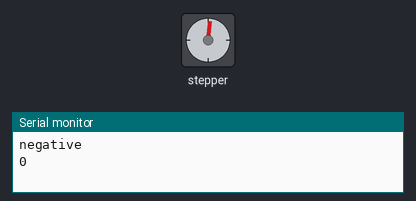
The sketch below on a simulated Arduino Uno, built with avr-gcc and run on an emulated ATmega328P. Parts: stepper motor, the last lines printed to the serial monitor. Stepper angles assume 200 steps per turn.

Above: at 0.15 s.
At 7.31 s:
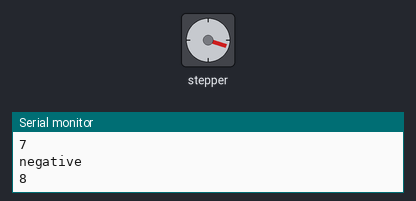
At 15.16 s:
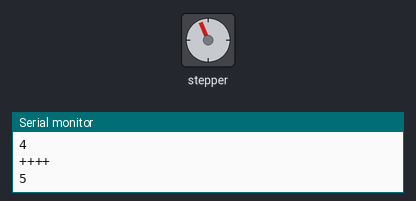
At 30.0 s:
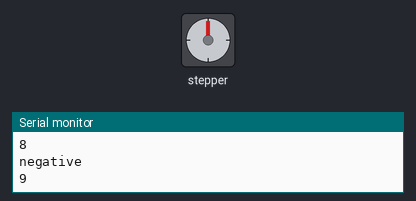
Timing chart, 0 to 40.0 s (numbered marks = the images above):
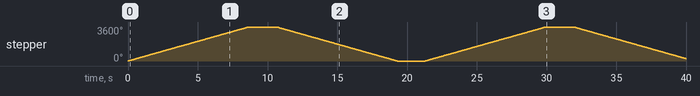

The sketch:

TutorialStepperL298N.ino
```cpp
#include <Stepper.h>
const int stepsPerRevolution = 200;
unsigned long previousMillis = 0;
long interval = 5000;

Stepper myStepper(stepsPerRevolution, 8, 9, 10, 11);

void setup() {
  myStepper.setSpeed(70);
  Serial.begin(9600);
}

void loop() {
  unsigned long currentMillis = millis(); //para uso futuro

  for (int i=0; i<10; i++) {
    Serial.println("negative");
    Serial.println(i);
     myStepper.step(stepsPerRevolution);
  }

  delay(2000);

  for (int a=0; a<10; a++) {
    Serial.println("++++");
    Serial.println(a);
     myStepper.step(-stepsPerRevolution);
  }
  delay(2000);

}
```

Measured:
- by itself, stepper: turns 3600° clockwise in 8.6 s, then 3600° counter-clockwise in 8.7 s, then 3600° clockwise in 8.7 s, then 3348° counter-clockwise in 8.0 s
